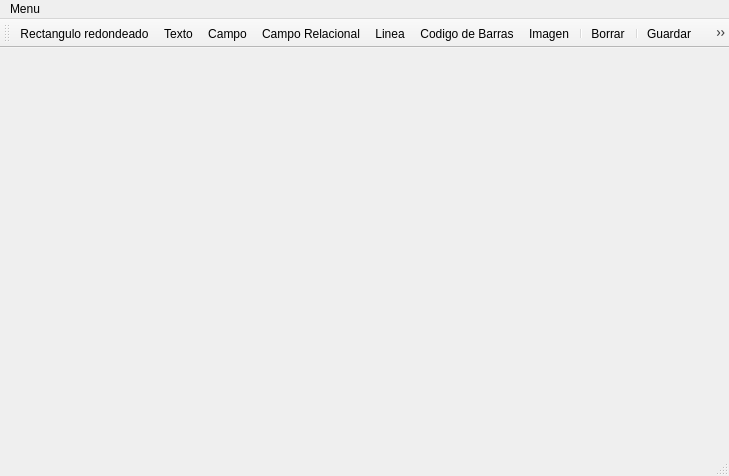
<?xml version="1.0" encoding="UTF-8"?>
<ui version="4.0">
 <class>MainWindow</class>
 <widget class="QMainWindow" name="MainWindow">
  <property name="geometry">
   <rect>
    <x>0</x>
    <y>0</y>
    <width>729</width>
    <height>476</height>
   </rect>
  </property>
  <property name="windowTitle">
   <string>MainWindow</string>
  </property>
  <widget class="QWidget" name="centralWidget"/>
  <widget class="QMenuBar" name="menuBar">
   <property name="geometry">
    <rect>
     <x>0</x>
     <y>0</y>
     <width>729</width>
     <height>21</height>
    </rect>
   </property>
   <widget class="QMenu" name="menuMenu">
    <property name="title">
     <string>Menu</string>
    </property>
    <addaction name="actionAbrir"/>
    <addaction name="actionGuardar"/>
    <addaction name="separator"/>
    <addaction name="actionConfigurar_pagina"/>
   </widget>
   <addaction name="menuMenu"/>
  </widget>
  <widget class="QToolBar" name="mainToolBar">
   <property name="iconSize">
    <size>
     <width>24</width>
     <height>24</height>
    </size>
   </property>
   <property name="toolButtonStyle">
    <enum>Qt::ToolButtonTextUnderIcon</enum>
   </property>
   <attribute name="toolBarArea">
    <enum>TopToolBarArea</enum>
   </attribute>
   <attribute name="toolBarBreak">
    <bool>false</bool>
   </attribute>
   <addaction name="actionRectangulo_redondeado"/>
   <addaction name="actionTexto"/>
   <addaction name="actionCampo"/>
   <addaction name="actionCampo_Relacional"/>
   <addaction name="actionLinea"/>
   <addaction name="actionCodeBars"/>
   <addaction name="actionImagen"/>
   <addaction name="separator"/>
   <addaction name="actionBorrar"/>
   <addaction name="separator"/>
   <addaction name="actionGuardar"/>
   <addaction name="actionAbrir"/>
   <addaction name="actionVista_Previa"/>
  </widget>
  <widget class="QStatusBar" name="statusBar"/>
  <action name="actionRectangulo_redondeado">
   <property name="checkable">
    <bool>true</bool>
   </property>
   <property name="icon">
    <iconset resource="resource.qrc">
     <normaloff>:/icons/shape_square.png</normaloff>:/icons/shape_square.png</iconset>
   </property>
   <property name="text">
    <string>Rectangulo redondeado</string>
   </property>
  </action>
  <action name="actionGuardar">
   <property name="icon">
    <iconset resource="resource.qrc">
     <normaloff>:/icons/report_disk.png</normaloff>:/icons/report_disk.png</iconset>
   </property>
   <property name="text">
    <string>Guardar</string>
   </property>
  </action>
  <action name="actionTexto">
   <property name="checkable">
    <bool>true</bool>
   </property>
   <property name="icon">
    <iconset resource="resource.qrc">
     <normaloff>:/icons/font.png</normaloff>:/icons/font.png</iconset>
   </property>
   <property name="text">
    <string>Texto</string>
   </property>
  </action>
  <action name="actionAbrir">
   <property name="icon">
    <iconset resource="resource.qrc">
     <normaloff>:/icons/report_disk.png</normaloff>:/icons/report_disk.png</iconset>
   </property>
   <property name="text">
    <string>Abrir</string>
   </property>
  </action>
  <action name="actionLinea">
   <property name="checkable">
    <bool>true</bool>
   </property>
   <property name="icon">
    <iconset resource="resource.qrc">
     <normaloff>:/icons/font.png</normaloff>:/icons/font.png</iconset>
   </property>
   <property name="text">
    <string>Linea</string>
   </property>
  </action>
  <action name="actionCodeBars">
   <property name="checkable">
    <bool>true</bool>
   </property>
   <property name="icon">
    <iconset resource="resource.qrc">
     <normaloff>:/icons/shape_square.png</normaloff>:/icons/shape_square.png</iconset>
   </property>
   <property name="text">
    <string>Codigo de Barras</string>
   </property>
  </action>
  <action name="actionImagen">
   <property name="checkable">
    <bool>true</bool>
   </property>
   <property name="icon">
    <iconset resource="resource.qrc">
     <normaloff>:/icons/shape_square.png</normaloff>:/icons/shape_square.png</iconset>
   </property>
   <property name="text">
    <string>Imagen</string>
   </property>
  </action>
  <action name="actionBorrar">
   <property name="icon">
    <iconset resource="resource.qrc">
     <normaloff>:/icons/cross.png</normaloff>:/icons/cross.png</iconset>
   </property>
   <property name="text">
    <string>Borrar</string>
   </property>
  </action>
  <action name="actionConfigurar_pagina">
   <property name="text">
    <string>Configurar pagina</string>
   </property>
  </action>
  <action name="actionCampo">
   <property name="checkable">
    <bool>true</bool>
   </property>
   <property name="icon">
    <iconset resource="resource.qrc">
     <normaloff>:/icons/font.png</normaloff>:/icons/font.png</iconset>
   </property>
   <property name="text">
    <string>Campo</string>
   </property>
  </action>
  <action name="actionCampo_Relacional">
   <property name="checkable">
    <bool>true</bool>
   </property>
   <property name="icon">
    <iconset resource="resource.qrc">
     <normaloff>:/icons/font.png</normaloff>:/icons/font.png</iconset>
   </property>
   <property name="text">
    <string>Campo Relacional</string>
   </property>
  </action>
  <action name="actionVista_Previa">
   <property name="icon">
    <iconset resource="resource.qrc">
     <normaloff>:/icons/printer.png</normaloff>:/icons/printer.png</iconset>
   </property>
   <property name="text">
    <string>Vista Previa</string>
   </property>
  </action>
 </widget>
 <layoutdefault spacing="6" margin="11"/>
 <resources>
  <include location="resource.qrc"/>
 </resources>
 <connections/>
</ui>
